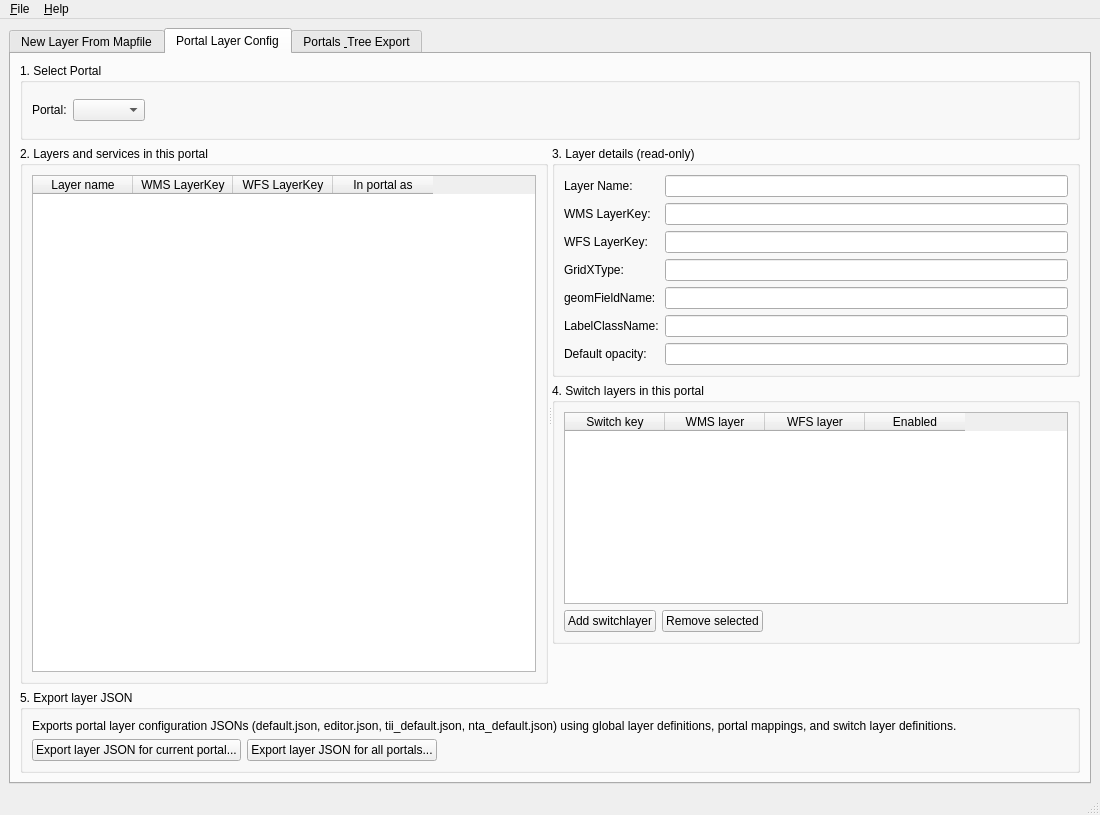
<?xml version="1.0" encoding="UTF-8"?>
<ui version="4.0">
 <class>LayerConfigNewLayerWizard</class>
 <widget class="QMainWindow" name="LayerConfigNewLayerWizard">
  <property name="geometry">
   <rect>
    <x>0</x>
    <y>0</y>
    <width>1100</width>
    <height>800</height>
   </rect>
  </property>
  <property name="windowTitle">
   <string>LayerConfig - New Layer From Mapfile</string>
  </property>
  <widget class="QWidget" name="centralwidget">
   <layout class="QVBoxLayout" name="verticalLayout_main">
    <item>
     <widget class="QTabWidget" name="tabMain">
      <property name="tabPosition">
       <enum>QTabWidget::North</enum>
      </property>
      <property name="currentIndex">
       <number>1</number>
      </property>
      <widget class="QWidget" name="tabNewLayer">
       <attribute name="title">
        <string>New Layer From Mapfile</string>
       </attribute>
       <layout class="QVBoxLayout" name="verticalLayout_newLayer">
        <item>
         <widget class="QGroupBox" name="groupBox_load">
          <property name="title">
           <string>1. Load Layer</string>
          </property>
          <layout class="QGridLayout" name="gridLayout_load">
           <item row="0" column="0">
            <widget class="QLabel" name="label_mapFilePath">
             <property name="text">
              <string>Mapfile path:</string>
             </property>
            </widget>
           </item>
           <item row="0" column="1">
            <widget class="QLineEdit" name="txtMapFilePath"/>
           </item>
           <item row="0" column="2">
            <widget class="QToolButton" name="btnBrowseMapFile">
             <property name="text">
              <string>...</string>
             </property>
            </widget>
           </item>
           <item row="1" column="0">
            <widget class="QLabel" name="label_mapLayers">
             <property name="text">
              <string>MapServer layers (feature types):</string>
             </property>
            </widget>
           </item>
           <item row="1" column="1">
            <widget class="QComboBox" name="cmbMapFileLayerNames"/>
           </item>
           <item row="1" column="2">
            <widget class="QPushButton" name="btnScanMapFile">
             <property name="text">
              <string>Scan Mapfile</string>
             </property>
            </widget>
           </item>
           <item row="2" column="0">
            <widget class="QLabel" name="label_dbLayers">
             <property name="text">
              <string>Existing layers (from DB):</string>
             </property>
            </widget>
           </item>
           <item row="2" column="1">
            <widget class="QComboBox" name="cmbDbLayers"/>
           </item>
           <item row="2" column="2">
            <widget class="QPushButton" name="btnLoadFromDb">
             <property name="text">
              <string>Load from DB</string>
             </property>
            </widget>
           </item>
           <item row="3" column="0">
            <widget class="QLabel" name="label_selectedLayerHint">
             <property name="text">
              <string>Selected layer is the source for WMS/WFS and field list.</string>
             </property>
             <property name="wordWrap">
              <bool>true</bool>
             </property>
            </widget>
           </item>
          </layout>
         </widget>
        </item>
        <item>
         <widget class="QGroupBox" name="groupBox_derived">
          <property name="title">
           <string>2. Derived Settings</string>
          </property>
          <layout class="QFormLayout" name="formLayout_derived">
           <item row="0" column="0">
            <widget class="QLabel" name="label_layerName">
             <property name="text">
              <string>Layer Name:</string>
             </property>
            </widget>
           </item>
           <item row="0" column="1">
            <widget class="QLineEdit" name="txtLayerName">
             <property name="readOnly">
              <bool>true</bool>
             </property>
            </widget>
           </item>
           <item row="1" column="0">
            <widget class="QLabel" name="label_wmsLayerKey">
             <property name="text">
              <string>WMS LayerKey:</string>
             </property>
            </widget>
           </item>
           <item row="1" column="1">
            <widget class="QLineEdit" name="txtWmsLayerKey">
             <property name="readOnly">
              <bool>true</bool>
             </property>
            </widget>
           </item>
           <item row="2" column="0">
            <widget class="QLabel" name="label_vectorLayerKey">
             <property name="text">
              <string>Vector LayerKey:</string>
             </property>
            </widget>
           </item>
           <item row="2" column="1">
            <widget class="QLineEdit" name="txtVectorLayerKey">
             <property name="readOnly">
              <bool>true</bool>
             </property>
            </widget>
           </item>
           <item row="3" column="0">
            <widget class="QLabel" name="label_gridXType">
             <property name="text">
              <string>GridXType:</string>
             </property>
            </widget>
           </item>
           <item row="3" column="1">
            <widget class="QLineEdit" name="txtGridXType">
             <property name="readOnly">
              <bool>true</bool>
             </property>
            </widget>
           </item>
           <item row="4" column="0">
            <widget class="QLabel" name="label_labelClassName">
             <property name="text">
              <string>LabelClassName:</string>
             </property>
            </widget>
           </item>
           <item row="4" column="1">
            <widget class="QLineEdit" name="txtLabelClassName">
             <property name="text">
              <string>labels</string>
             </property>
            </widget>
           </item>
           <item row="5" column="0">
            <widget class="QLabel" name="label_projection">
             <property name="text">
              <string>Projection (EPSG):</string>
             </property>
            </widget>
           </item>
           <item row="5" column="1">
            <widget class="QLineEdit" name="txtProjection">
             <property name="text">
              <string>EPSG:2157</string>
             </property>
            </widget>
           </item>
           <item row="6" column="0">
            <widget class="QLabel" name="label_opacity">
             <property name="text">
              <string>Opacity (0–1):</string>
             </property>
            </widget>
           </item>
           <item row="6" column="1">
            <widget class="QDoubleSpinBox" name="spinOpacity">
             <property name="decimals">
              <number>2</number>
             </property>
             <property name="minimum">
              <double>0.000000000000000</double>
             </property>
             <property name="maximum">
              <double>1.000000000000000</double>
             </property>
             <property name="singleStep">
              <double>0.050000000000000</double>
             </property>
             <property name="value">
              <double>0.750000000000000</double>
             </property>
            </widget>
           </item>
           <item row="7" column="0">
            <widget class="QLabel" name="label_noCluster">
             <property name="text">
              <string>No cluster (WFS):</string>
             </property>
            </widget>
           </item>
           <item row="7" column="1">
            <widget class="QCheckBox" name="chkNoCluster">
             <property name="text">
              <string>Disable clustering for this layer</string>
             </property>
             <property name="checked">
              <bool>true</bool>
             </property>
            </widget>
           </item>
          </layout>
         </widget>
        </item>
        <item>
         <widget class="QSplitter" name="splitter_fields_styles">
          <property name="orientation">
           <enum>Qt::Horizontal</enum>
          </property>
          <widget class="QWidget" name="widget_fields">
           <layout class="QVBoxLayout" name="verticalLayout_fields">
            <item>
             <widget class="QGroupBox" name="groupBox_fields">
              <property name="title">
               <string>3. Fields for propertyname CSV and idProperty</string>
              </property>
              <layout class="QVBoxLayout" name="verticalLayout_fields_inner">
               <item>
                <widget class="QLabel" name="label_fieldsInfo">
                 <property name="text">
                  <string>Tick fields to include in propertyname CSV. Select one as idProperty. Tick tooltip fields and give them aliases if needed.</string>
                 </property>
                 <property name="wordWrap">
                  <bool>true</bool>
                 </property>
                </widget>
               </item>
               <item>
                <widget class="QTableWidget" name="tblFields">
                 <column>
                  <property name="text">
                   <string>Is idProperty</string>
                  </property>
                 </column>
                 <column>
                  <property name="text">
                   <string>Include</string>
                  </property>
                 </column>
                 <column>
                  <property name="text">
                   <string>Is ToolTip</string>
                  </property>
                 </column>
                 <column>
                  <property name="text">
                   <string>Field name</string>
                  </property>
                 </column>
                 <column>
                  <property name="text">
                   <string>Type</string>
                  </property>
                 </column>
                 <column>
                  <property name="text">
                   <string>ToolTip alias</string>
                  </property>
                 </column>
                </widget>
               </item>
               <item>
                <layout class="QHBoxLayout" name="horizontalLayout_idProperty">
                 <item>
                  <widget class="QLabel" name="label_idPropertyCombo">
                   <property name="text">
                    <string>idProperty:</string>
                   </property>
                  </widget>
                 </item>
                 <item>
                  <widget class="QComboBox" name="cmbIdProperty">
                   <property name="minimumSize">
                    <size>
                     <width>200</width>
                     <height>0</height>
                    </size>
                   </property>
                  </widget>
                 </item>
                 <item>
                  <widget class="QPushButton" name="btnLoadFieldsFromWFS">
                   <property name="text">
                    <string>Load from WFS</string>
                   </property>
                  </widget>
                 </item>
                 <item>
                  <spacer name="horizontalSpacer_idProperty">
                   <property name="orientation">
                    <enum>Qt::Horizontal</enum>
                   </property>
                   <property name="sizeHint" stdset="0">
                    <size>
                     <width>40</width>
                     <height>20</height>
                    </size>
                   </property>
                  </spacer>
                 </item>
                </layout>
               </item>
              </layout>
             </widget>
            </item>
           </layout>
          </widget>
          <widget class="QWidget" name="widget_styles">
           <layout class="QVBoxLayout" name="verticalLayout_styles">
            <item>
             <widget class="QGroupBox" name="groupBox_styles">
              <property name="title">
               <string>4. Styles (groups from mapfile, excluding &quot;labels&quot;)</string>
              </property>
              <layout class="QVBoxLayout" name="verticalLayout_styles_inner">
               <item>
                <widget class="QLabel" name="label_stylesInfo">
                 <property name="text">
                  <string>Styles are derived from GROUP names. Edit the Style Title as shown to users.</string>
                 </property>
                 <property name="wordWrap">
                  <bool>true</bool>
                 </property>
                </widget>
               </item>
               <item>
                <widget class="QTableWidget" name="tblStyles">
                 <column>
                  <property name="text">
                   <string>Group name</string>
                  </property>
                 </column>
                 <column>
                  <property name="text">
                   <string>Style title</string>
                  </property>
                 </column>
                </widget>
               </item>
              </layout>
             </widget>
            </item>
           </layout>
          </widget>
         </widget>
        </item>
        <item>
         <widget class="QGroupBox" name="groupBox_makeAvailable">
          <property name="title">
           <string>5. Make Layer Available to Portal Config / Tree</string>
          </property>
          <layout class="QHBoxLayout" name="horizontalLayout_makeAvailable">
           <item>
            <widget class="QPushButton" name="btnMakeLayerAvailable">
             <property name="text">
              <string>Make Layer Available</string>
             </property>
            </widget>
           </item>
           <item>
            <spacer name="horizontalSpacer_makeAvailable">
             <property name="orientation">
              <enum>Qt::Horizontal</enum>
             </property>
             <property name="sizeHint" stdset="0">
              <size>
               <width>40</width>
               <height>20</height>
              </size>
             </property>
            </spacer>
           </item>
          </layout>
         </widget>
        </item>
       </layout>
      </widget>
      <widget class="QWidget" name="tabPortalLayerConfig">
       <attribute name="title">
        <string>Portal Layer Config</string>
       </attribute>
       <layout class="QVBoxLayout" name="verticalLayout_portalLayerConfig">
        <item>
         <widget class="QGroupBox" name="groupBox_portalSelectLayers">
          <property name="title">
           <string>1. Select Portal</string>
          </property>
          <layout class="QHBoxLayout" name="horizontalLayout_portalSelectLayers">
           <item>
            <widget class="QLabel" name="label_portalSelectLayers">
             <property name="text">
              <string>Portal:</string>
             </property>
            </widget>
           </item>
           <item>
            <widget class="QComboBox" name="cmbPortalSelectLayers"/>
           </item>
           <item>
            <spacer name="horizontalSpacer_portalSelectLayers">
             <property name="orientation">
              <enum>Qt::Horizontal</enum>
             </property>
             <property name="sizeHint" stdset="0">
              <size>
               <width>40</width>
               <height>20</height>
              </size>
             </property>
            </spacer>
           </item>
          </layout>
         </widget>
        </item>
        <item>
         <widget class="QSplitter" name="splitter_portalLayerConfig">
          <property name="orientation">
           <enum>Qt::Horizontal</enum>
          </property>
          <widget class="QWidget" name="widget_portalLayersLeft">
           <layout class="QVBoxLayout" name="verticalLayout_portalLayersLeft">
            <item>
             <widget class="QGroupBox" name="groupBox_portalLayers">
              <property name="title">
               <string>2. Layers and services in this portal</string>
              </property>
              <layout class="QVBoxLayout" name="verticalLayout_portalLayersInner">
               <item>
                <widget class="QTableWidget" name="tblPortalLayers">
                 <column>
                  <property name="text">
                   <string>Layer name</string>
                  </property>
                 </column>
                 <column>
                  <property name="text">
                   <string>WMS LayerKey</string>
                  </property>
                 </column>
                 <column>
                  <property name="text">
                   <string>WFS LayerKey</string>
                  </property>
                 </column>
                 <column>
                  <property name="text">
                   <string>In portal as</string>
                  </property>
                 </column>
                </widget>
               </item>
              </layout>
             </widget>
            </item>
           </layout>
          </widget>
          <widget class="QWidget" name="widget_portalLayersRight">
           <layout class="QVBoxLayout" name="verticalLayout_portalLayersRight">
            <item>
             <widget class="QGroupBox" name="groupBox_layerDetailsPortal">
              <property name="title">
               <string>3. Layer details (read-only)</string>
              </property>
              <layout class="QFormLayout" name="formLayout_layerDetailsPortal">
               <item row="0" column="0">
                <widget class="QLabel" name="label_layerNamePortal">
                 <property name="text">
                  <string>Layer Name:</string>
                 </property>
                </widget>
               </item>
               <item row="0" column="1">
                <widget class="QLineEdit" name="txtLayerNamePortal">
                 <property name="readOnly">
                  <bool>true</bool>
                 </property>
                </widget>
               </item>
               <item row="1" column="0">
                <widget class="QLabel" name="label_wmsKeyPortal">
                 <property name="text">
                  <string>WMS LayerKey:</string>
                 </property>
                </widget>
               </item>
               <item row="1" column="1">
                <widget class="QLineEdit" name="txtWmsKeyPortal">
                 <property name="readOnly">
                  <bool>true</bool>
                 </property>
                </widget>
               </item>
               <item row="2" column="0">
                <widget class="QLabel" name="label_wfsKeyPortal">
                 <property name="text">
                  <string>WFS LayerKey:</string>
                 </property>
                </widget>
               </item>
               <item row="2" column="1">
                <widget class="QLineEdit" name="txtWfsKeyPortal">
                 <property name="readOnly">
                  <bool>true</bool>
                 </property>
                </widget>
               </item>
               <item row="3" column="0">
                <widget class="QLabel" name="label_gridXTypePortal">
                 <property name="text">
                  <string>GridXType:</string>
                 </property>
                </widget>
               </item>
               <item row="3" column="1">
                <widget class="QLineEdit" name="txtGridXTypePortal">
                 <property name="readOnly">
                  <bool>true</bool>
                 </property>
                </widget>
               </item>
               <item row="4" column="0">
                <widget class="QLabel" name="label_geomFieldPortal">
                 <property name="text">
                  <string>geomFieldName:</string>
                 </property>
                </widget>
               </item>
               <item row="4" column="1">
                <widget class="QLineEdit" name="txtGeomFieldPortal">
                 <property name="readOnly">
                  <bool>true</bool>
                 </property>
                </widget>
               </item>
               <item row="5" column="0">
                <widget class="QLabel" name="label_labelClassPortal">
                 <property name="text">
                  <string>LabelClassName:</string>
                 </property>
                </widget>
               </item>
               <item row="5" column="1">
                <widget class="QLineEdit" name="txtLabelClassPortal">
                 <property name="readOnly">
                  <bool>true</bool>
                 </property>
                </widget>
               </item>
               <item row="6" column="0">
                <widget class="QLabel" name="label_opacityPortal">
                 <property name="text">
                  <string>Default opacity:</string>
                 </property>
                </widget>
               </item>
               <item row="6" column="1">
                <widget class="QLineEdit" name="txtOpacityPortal">
                 <property name="readOnly">
                  <bool>true</bool>
                 </property>
                </widget>
               </item>
              </layout>
             </widget>
            </item>
            <item>
             <widget class="QGroupBox" name="groupBox_switchLayersPortal">
              <property name="title">
               <string>4. Switch layers in this portal</string>
              </property>
              <layout class="QVBoxLayout" name="verticalLayout_switchLayersPortal">
               <item>
                <widget class="QTableWidget" name="tblSwitchLayersPortal">
                 <column>
                  <property name="text">
                   <string>Switch key</string>
                  </property>
                 </column>
                 <column>
                  <property name="text">
                   <string>WMS layer</string>
                  </property>
                 </column>
                 <column>
                  <property name="text">
                   <string>WFS layer</string>
                  </property>
                 </column>
                 <column>
                  <property name="text">
                   <string>Enabled</string>
                  </property>
                 </column>
                </widget>
               </item>
               <item>
                <layout class="QHBoxLayout" name="horizontalLayout_switchLayerButtons">
                 <item>
                  <widget class="QPushButton" name="btnAddSwitchLayerPortal">
                   <property name="text">
                    <string>Add switchlayer</string>
                   </property>
                  </widget>
                 </item>
                 <item>
                  <widget class="QPushButton" name="btnRemoveSwitchLayerPortal">
                   <property name="text">
                    <string>Remove selected</string>
                   </property>
                  </widget>
                 </item>
                 <item>
                  <spacer name="horizontalSpacer_switchLayerButtons">
                   <property name="orientation">
                    <enum>Qt::Horizontal</enum>
                   </property>
                   <property name="sizeHint" stdset="0">
                    <size>
                     <width>40</width>
                     <height>20</height>
                    </size>
                   </property>
                  </spacer>
                 </item>
                </layout>
               </item>
              </layout>
             </widget>
            </item>
            <item>
             <spacer name="verticalSpacer_layerDetailsPortal">
              <property name="orientation">
               <enum>Qt::Vertical</enum>
              </property>
              <property name="sizeHint" stdset="0">
               <size>
                <width>20</width>
                <height>40</height>
               </size>
              </property>
             </spacer>
            </item>
           </layout>
          </widget>
         </widget>
        </item>
        <item>
         <widget class="QGroupBox" name="groupBox_exportLayerJson">
          <property name="title">
           <string>5. Export layer JSON</string>
          </property>
          <layout class="QVBoxLayout" name="verticalLayout_exportLayerJson">
           <item>
            <widget class="QLabel" name="label_exportLayerJsonInfo">
             <property name="text">
              <string>Exports portal layer configuration JSONs (default.json, editor.json, tii_default.json, nta_default.json) using global layer definitions, portal mappings, and switch layer definitions.</string>
             </property>
             <property name="wordWrap">
              <bool>true</bool>
             </property>
            </widget>
           </item>
           <item>
            <layout class="QHBoxLayout" name="horizontalLayout_exportLayerJsonButtons">
             <item>
              <widget class="QPushButton" name="btnExportCurrentPortalLayersJson">
               <property name="text">
                <string>Export layer JSON for current portal...</string>
               </property>
              </widget>
             </item>
             <item>
              <widget class="QPushButton" name="btnExportAllPortalsLayersJson">
               <property name="text">
                <string>Export layer JSON for all portals...</string>
               </property>
              </widget>
             </item>
             <item>
              <spacer name="horizontalSpacer_exportLayerJsonButtons">
               <property name="orientation">
                <enum>Qt::Horizontal</enum>
               </property>
               <property name="sizeHint" stdset="0">
                <size>
                 <width>40</width>
                 <height>20</height>
                </size>
               </property>
              </spacer>
             </item>
            </layout>
           </item>
          </layout>
         </widget>
        </item>
       </layout>
      </widget>
      <widget class="QWidget" name="tabPortalsExport">
       <attribute name="title">
        <string>Portals &amp; Tree Export</string>
       </attribute>
       <layout class="QVBoxLayout" name="verticalLayout_portalsExport">
        <item>
         <widget class="QGroupBox" name="groupBox_portalSelect">
          <property name="title">
           <string>5. Select Portal</string>
          </property>
          <layout class="QHBoxLayout" name="horizontalLayout_portalSelect">
           <item>
            <widget class="QLabel" name="label_portalSelect">
             <property name="text">
              <string>Portal:</string>
             </property>
            </widget>
           </item>
           <item>
            <widget class="QComboBox" name="cmbPortalSelect"/>
           </item>
           <item>
            <spacer name="horizontalSpacer_portalSelect">
             <property name="orientation">
              <enum>Qt::Horizontal</enum>
             </property>
             <property name="sizeHint" stdset="0">
              <size>
               <width>40</width>
               <height>20</height>
              </size>
             </property>
            </spacer>
           </item>
          </layout>
         </widget>
        </item>
        <item>
         <widget class="QSplitter" name="splitter_portalTree">
          <property name="orientation">
           <enum>Qt::Horizontal</enum>
          </property>
          <widget class="QWidget" name="widget_portalTree">
           <layout class="QVBoxLayout" name="verticalLayout_portalTree">
            <item>
             <widget class="QGroupBox" name="groupBox_portalTree">
              <property name="title">
               <string>6. Portal Layer Tree</string>
              </property>
              <layout class="QVBoxLayout" name="verticalLayout_portalTreeInner">
               <item>
                <widget class="QLabel" name="label_portalTreeInfo">
                 <property name="text">
                  <string>Folder structure and layers for the selected portal. Drag and drop to reorder.</string>
                 </property>
                 <property name="wordWrap">
                  <bool>true</bool>
                 </property>
                </widget>
               </item>
               <item>
                <widget class="QTreeView" name="treePortalLayers"/>
               </item>
               <item>
                <layout class="QHBoxLayout" name="horizontalLayout_treeButtons">
                 <item>
                  <widget class="QPushButton" name="btnAddFolderNode">
                   <property name="text">
                    <string>Add Folder</string>
                   </property>
                  </widget>
                 </item>
                 <item>
                  <widget class="QPushButton" name="btnDeleteNode">
                   <property name="text">
                    <string>Delete Selected Node</string>
                   </property>
                  </widget>
                 </item>
                 <item>
                  <spacer name="horizontalSpacer_treeButtons">
                   <property name="orientation">
                    <enum>Qt::Horizontal</enum>
                   </property>
                   <property name="sizeHint" stdset="0">
                    <size>
                     <width>40</width>
                     <height>20</height>
                    </size>
                   </property>
                  </spacer>
                 </item>
                </layout>
               </item>
              </layout>
             </widget>
            </item>
           </layout>
          </widget>
          <widget class="QWidget" name="widget_portalRight">
           <layout class="QVBoxLayout" name="verticalLayout_portalRight">
            <item>
             <widget class="QGroupBox" name="groupBox_nodeDetails">
              <property name="title">
               <string>7. Selected Node Details</string>
              </property>
              <layout class="QVBoxLayout" name="verticalLayout_nodeDetails">
               <item>
                <widget class="QGroupBox" name="groupBox_folderDetails">
                 <property name="title">
                  <string>Folder Properties</string>
                 </property>
                 <layout class="QFormLayout" name="formLayout_folderDetails">
                  <item row="0" column="0">
                   <widget class="QLabel" name="label_folderTitle">
                    <property name="text">
                     <string>Folder title:</string>
                    </property>
                   </widget>
                  </item>
                  <item row="0" column="1">
                   <widget class="QLineEdit" name="txtFolderTitle"/>
                  </item>
                  <item row="1" column="0">
                   <widget class="QLabel" name="label_folderId">
                    <property name="text">
                     <string>Folder id:</string>
                    </property>
                   </widget>
                  </item>
                  <item row="1" column="1">
                   <widget class="QLineEdit" name="txtFolderId"/>
                  </item>
                  <item row="2" column="0">
                   <widget class="QLabel" name="label_folderExpanded">
                    <property name="text">
                     <string>Expanded:</string>
                    </property>
                   </widget>
                  </item>
                  <item row="2" column="1">
                   <widget class="QCheckBox" name="chkFolderExpanded">
                    <property name="text">
                     <string>Expanded by default</string>
                    </property>
                   </widget>
                  </item>
                  <item row="3" column="0">
                   <widget class="QLabel" name="label_folderChecked">
                    <property name="text">
                     <string>Checked:</string>
                    </property>
                   </widget>
                  </item>
                  <item row="3" column="1">
                   <widget class="QCheckBox" name="chkFolderChecked">
                    <property name="text">
                     <string>Checked by default</string>
                    </property>
                   </widget>
                  </item>
                 </layout>
                </widget>
               </item>
               <item>
                <widget class="QGroupBox" name="groupBox_layerDetails">
                 <property name="title">
                  <string>Layer Properties</string>
                 </property>
                 <layout class="QFormLayout" name="formLayout_layerDetails">
                  <item row="0" column="0">
                   <widget class="QLabel" name="label_layerKey">
                    <property name="text">
                     <string>LayerKey:</string>
                    </property>
                   </widget>
                  </item>
                  <item row="0" column="1">
                   <widget class="QLineEdit" name="txtLayerKey">
                    <property name="readOnly">
                     <bool>true</bool>
                    </property>
                   </widget>
                  </item>
                  <item row="1" column="0">
                   <widget class="QLabel" name="label_layerTitle">
                    <property name="text">
                     <string>Display title:</string>
                    </property>
                   </widget>
                  </item>
                  <item row="1" column="1">
                   <widget class="QLineEdit" name="txtLayerTitle"/>
                  </item>
                  <item row="2" column="0">
                   <widget class="QLabel" name="label_layerGlyph">
                    <property name="text">
                     <string>Glyph/icon:</string>
                    </property>
                   </widget>
                  </item>
                  <item row="2" column="1">
                   <widget class="QComboBox" name="cmbLayerIconType">
                    <item>
                     <property name="text">
                      <string>Point</string>
                     </property>
                    </item>
                    <item>
                     <property name="text">
                      <string>Line</string>
                     </property>
                    </item>
                    <item>
                     <property name="text">
                      <string>Polygon</string>
                     </property>
                    </item>
                    <item>
                     <property name="text">
                      <string>Bars</string>
                     </property>
                    </item>
                    <item>
                     <property name="text">
                      <string>Map</string>
                     </property>
                    </item>
                   </widget>
                  </item>
                  <item row="3" column="0">
                   <widget class="QLabel" name="label_layerTooltip">
                    <property name="text">
                     <string>Tooltip (qtip):</string>
                    </property>
                   </widget>
                  </item>
                  <item row="3" column="1">
                   <widget class="QPlainTextEdit" name="txtLayerTooltip"/>
                  </item>
                 </layout>
                </widget>
               </item>
              </layout>
             </widget>
            </item>
            <item>
             <widget class="QGroupBox" name="groupBox_availableLayers">
              <property name="title">
               <string>8. Available Layers (not in this portal tree)</string>
              </property>
              <layout class="QVBoxLayout" name="verticalLayout_availableLayers">
               <item>
                <widget class="QLabel" name="label_availableLayersInfo">
                 <property name="text">
                  <string>Select a layer and add it under the selected folder or node in the tree.</string>
                 </property>
                 <property name="wordWrap">
                  <bool>true</bool>
                 </property>
                </widget>
               </item>
               <item>
                <widget class="QListWidget" name="listAvailableLayers"/>
               </item>
               <item>
                <layout class="QHBoxLayout" name="horizontalLayout_addLayerToTree">
                 <item>
                  <widget class="QPushButton" name="btnAddLayerToTree">
                   <property name="text">
                    <string>Add Selected Layer to Tree</string>
                   </property>
                  </widget>
                 </item>
                 <item>
                  <spacer name="horizontalSpacer_addLayerToTree">
                   <property name="orientation">
                    <enum>Qt::Horizontal</enum>
                   </property>
                   <property name="sizeHint" stdset="0">
                    <size>
                     <width>40</width>
                     <height>20</height>
                    </size>
                   </property>
                  </spacer>
                 </item>
                </layout>
               </item>
              </layout>
             </widget>
            </item>
           </layout>
          </widget>
         </widget>
        </item>
        <item>
         <widget class="QGroupBox" name="groupBox_export">
          <property name="title">
           <string>9. Save and Export JSON</string>
          </property>
          <layout class="QVBoxLayout" name="verticalLayout_export">
           <item>
            <widget class="QLabel" name="label_exportInfo">
             <property name="text">
              <string>Saving writes the layer and portal tree to the database. Export regenerates JSON for the current or all portals from the database.</string>
             </property>
             <property name="wordWrap">
              <bool>true</bool>
             </property>
            </widget>
           </item>
           <item>
            <layout class="QHBoxLayout" name="horizontalLayout_exportButtons">
             <item>
              <widget class="QPushButton" name="btnSavePortalToDatabase">
               <property name="text">
                <string>Save Portal Configuration to Database</string>
               </property>
              </widget>
             </item>
             <item>
              <widget class="QPushButton" name="btnExportCurrentPortalJson">
               <property name="text">
                <string>Export JSON for current portal</string>
               </property>
              </widget>
             </item>
             <item>
              <widget class="QPushButton" name="btnExportAllPortalsJson">
               <property name="text">
                <string>Export JSON for all portals</string>
               </property>
              </widget>
             </item>
             <item>
              <spacer name="horizontalSpacer_exportButtons">
               <property name="orientation">
                <enum>Qt::Horizontal</enum>
               </property>
               <property name="sizeHint" stdset="0">
                <size>
                 <width>40</width>
                 <height>20</height>
                </size>
               </property>
              </spacer>
             </item>
            </layout>
           </item>
          </layout>
         </widget>
        </item>
        <item>
         <spacer name="verticalSpacer_portalsExport">
          <property name="orientation">
           <enum>Qt::Vertical</enum>
          </property>
          <property name="sizeHint" stdset="0">
           <size>
            <width>20</width>
            <height>40</height>
           </size>
          </property>
         </spacer>
        </item>
       </layout>
      </widget>
     </widget>
    </item>
   </layout>
  </widget>
  <widget class="QMenuBar" name="menubar">
   <property name="geometry">
    <rect>
     <x>0</x>
     <y>0</y>
     <width>1100</width>
     <height>21</height>
    </rect>
   </property>
   <widget class="QMenu" name="menuFile">
    <property name="title">
     <string>&amp;File</string>
    </property>
   </widget>
   <widget class="QMenu" name="menuHelp">
    <property name="title">
     <string>&amp;Help</string>
    </property>
   </widget>
   <addaction name="menuFile"/>
   <addaction name="menuHelp"/>
  </widget>
  <widget class="QStatusBar" name="statusbar"/>
 </widget>
 <resources/>
 <connections/>
</ui>
